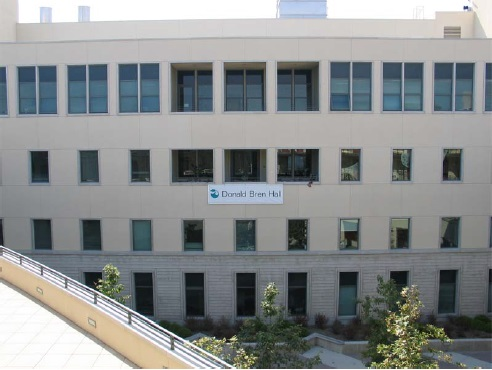
#> input picture Task1/Harris_1.jpg, 492 x 370 px
$ python HarrisCorner.py
#> lines starting #> are read from the running program, lines starting #| are printed output that depends on the picture
"""
CLAB Task-1: Harris Corner Detector
Your name (Your uniID): Jieli Zheng (u6579712)
"""

import numpy as np
import cv2


def conv2(img, conv_filter):
    # flip the filter
    f_siz_1, f_size_2 = conv_filter.shape
    conv_filter = conv_filter[range(f_siz_1 - 1, -1, -1), :][:, range(f_siz_1 - 1, -1, -1)]
    pad = (conv_filter.shape[0] - 1) // 2
    result = np.zeros((img.shape))
    img = np.pad(img, ((pad, pad), (pad, pad)), 'constant', constant_values=(0, 0))
    filter_size = conv_filter.shape[0]
    for r in np.arange(img.shape[0] - filter_size + 1):
        for c in np.arange(img.shape[1] - filter_size + 1):
            curr_region = img[r:r + filter_size, c:c + filter_size]
            curr_result = curr_region * conv_filter
            conv_sum = np.sum(curr_result)  # Summing the result of multiplication.
            result[r, c] = conv_sum  # Saving the summation in the convolution layer feature map.

    return result


def fspecial(shape=(3, 3), sigma=0.5):
    m, n = [(ss - 1.) / 2. for ss in shape]
    y, x = np.ogrid[-m:m + 1, -n:n + 1]
    h = np.exp(-(x * x + y * y) / (2. * sigma * sigma))
    h[h < np.finfo(h.dtype).eps * h.max()] = 0
    sumh = h.sum()
    if sumh != 0:
        h /= sumh
    return h


# Parameters, add more if needed
sigma = 2
thresh = 0.01

k=0.01

nms_size = 11


# Derivative masks
dx = np.array([[-1, 0, 1], [-1, 0, 1], [-1, 0, 1]])
dy = dx.transpose()
import matplotlib.pyplot as plt

bw_original = cv2.imread('Harris_1.jpg')
#> bw_original is the input picture: shape (370, 492, 3); mean B, G, R 141.3, 141.1, 137.5
bw_original = cv2.cvtColor(bw_original,cv2.COLOR_BGR2RGB)
bw = cv2.cvtColor(bw_original,cv2.COLOR_RGB2GRAY)
# bw = np.array(bw * 255, dtype=int)
# computer x and y derivatives of image
Ix = conv2(bw, dx)
Iy = conv2(bw, dy)
#> after the loop in conv2 (call 2), `for r in np.arange(img.shape[0] - filter_size + 1):`:
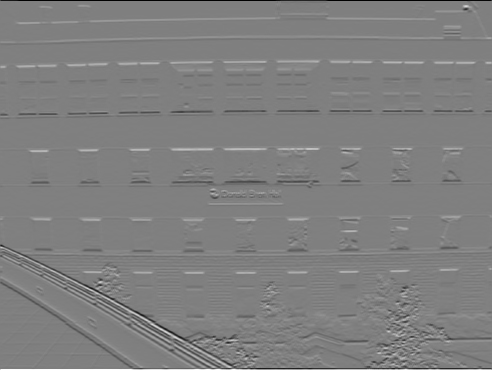
#> result: shape (370, 492) float64; min -765, max 763, mean -0.1; drawn with min black and max white

g = fspecial((max(1, np.floor(3 * sigma) * 2 + 1), max(1, np.floor(3 * sigma) * 2 + 1)), sigma)
Iy2 = conv2(np.power(Iy, 2), g)
Ix2 = conv2(np.power(Ix, 2), g)
#> after the loop in conv2 (call 4), `for r in np.arange(img.shape[0] - filter_size + 1):`:
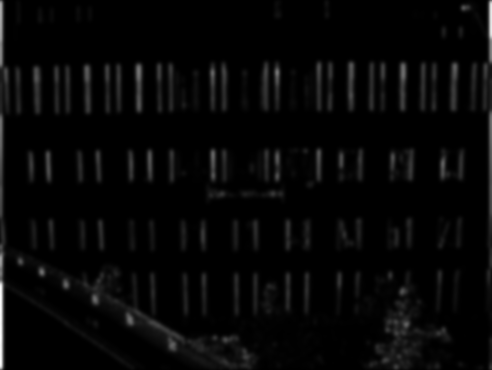
#> result: shape (370, 492) float64; min 0, max 115448.8, mean 3216.3; drawn with min black and max white
Ixy = conv2(Ix * Iy, g)
#> in conv2 (call 5), `img = np.pad(img, ((pad, pad), (pad, pad)), 'constant', constant_value..`:
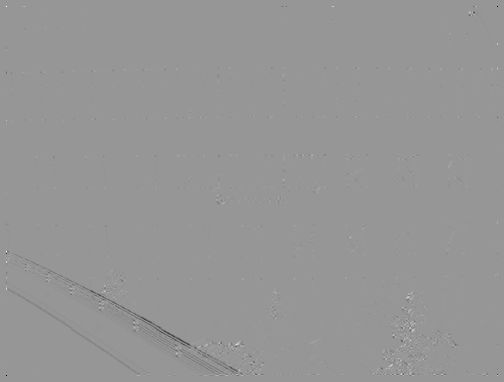
#> img: shape (382, 504) float64; min -252000, max 174723, mean -374.3; drawn with min black and max white
#> after the loop in conv2 (call 5), `for r in np.arange(img.shape[0] - filter_size + 1):`:
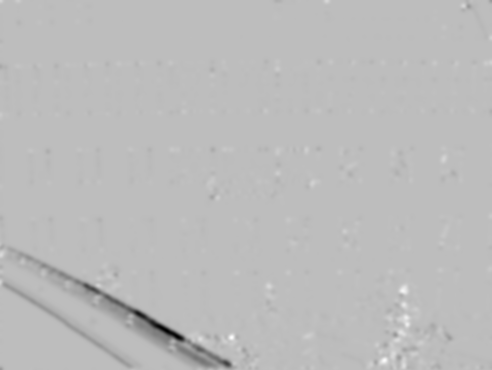
#> result: shape (370, 492) float64; min -52806.9, max 18372.8, mean -395; drawn with min black and max white

######################################################################
# Task: Compute the Harris Cornerness
######################################################################
# print(bw.shape)
# print(Ix2.shape)
# print(Iy2.shape)
# print(Ixy.shape)


def harris_corner(bw, Ix2, Iy2, Ixy, k=0.01):
    """
    harris corner detect algorithm w/o nms operations and thresholding.
    second order derivatives along x and y axis are expected.
    :param bw: the original grayscale image.
    :param Ix2: the second order derivative of the image w.r.t x axis.
    :param Iy2: the second order derivative of the image w.r.t y axis.
    :param Ixy: the second order derivative of the image w.r.t both x and y
    :param k: the empirical constant for MCR. default 0.01
    :return: measure of corner response for all pixels in the image.
    """
#> called with k = 0.01
    # measure of corner response
    R = np.zeros(bw.shape)
    # loop through all pixels
    for i, row in enumerate(bw):
        for j, pixel in enumerate(row):
            # M =[[Ix^2, Ixy] , [Ixy, Iy^2]], and its determinant and trace are shown below:
            current_determinant = Ix2[i][j]*Iy2[i][j]-2*Ixy[i][j]
            current_trace = Ix2[i][j] + Iy2[i][j]
            # measure of corner response = det(M) - k(trace(M))^2
            current_MCR = current_determinant - k*np.power(current_trace,2)
            # R > threshold to be recognized as a corner.
            # print(current_MCR.shape)
            R[i][j] = current_MCR
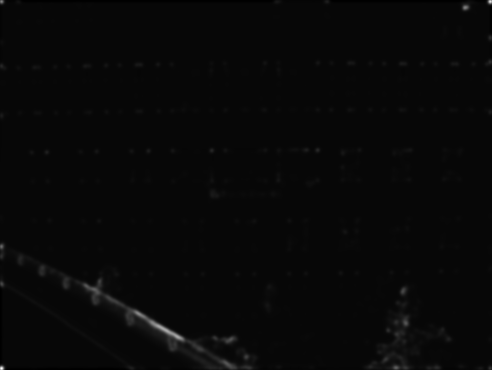
#> R: shape (370, 492) float64; min -136551305.5, max 4.38e+09, mean 20598569.4; drawn with min black and max white

    return R


R = harris_corner(bw, Ix2, Iy2, Ixy,k=k)

######################################################################
# Task: Perform non-maximum suppression and
#       thresholding, return the N corner points
#       as an Nx2 matrix of x and y coordinates
######################################################################


def nms_thresholding(R, nms_size=3, d=0.01):
    """
    Non-maximum Suppression a.w.a thresholding for MCR
    :param R: measure of corner response for a certain image.
    :param nms_size: decide how large the nms window is. odd number is expected.
    :param d: thresholding. default 0.01
    :return: the result map of the image.
    """
#> called with nms_size = 11, d = 0.01
    # the result map of the image
    ans = []
    # shift from centre pixel.
    shift = int((nms_size-1)/2)
    threshold = 0.01*np.max(R)
#> threshold = 43764087.7
    for i, row in enumerate(R):
        for j, mcr in enumerate(row):
            # firstly, mcr should pass the threshold.
            if mcr > threshold:
                # slice the window.
                upward_idx = max(i-shift,0)
                downward_idx = min(i+shift,R.shape[0])
                left_idx = max(j-shift,0)
                right_idx = min(j+shift,R.shape[1])
                # gather neighbour MCRs
                nms_neighbours = np.array(R[upward_idx:downward_idx+1, left_idx:right_idx+1]).reshape(-1,1)

                # if it's local maximum, we recognize it as a real corner.
                if (mcr >= nms_neighbours).all():
                    ans.append([j,i])
#> after the loop, ans = 220 pairs, first value 1 to 490, second value 1 to 368

    return ans


ans= nms_thresholding(R,nms_size=nms_size,d=thresh)


sample_ans = cv2.cornerHarris(bw,nms_size,3,k)
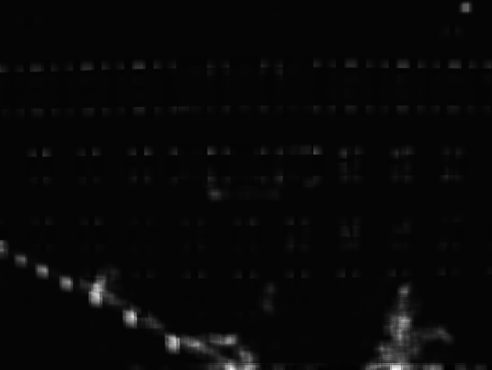
#> sample_ans: shape (370, 492) float32; min -6.59e-05, max 0.00328, mean 4.37e-05; drawn with min black and max white
sample_ans = nms_thresholding(sample_ans,nms_size=nms_size,d=thresh)
#> sample_ans = 205 pairs, first value 0 to 491, second value 6 to 369

ans = np.array(ans)
sample_ans = np.array(sample_ans)
print(f"Corner detected: {ans.shape[0]} vs {sample_ans.shape[0]}")
#| Corner detected: 220 vs 205


# plotting
plt.figure(num='Harris Corner Detection',figsize=(12,12))

plt.subplot(1,2,1)
plt.title(f"result w/ nms size={nms_size}")
plt.imshow(bw_original)
plt.plot(ans[:,0],ans[:,1],'rx')

plt.subplot(1,2,2)
plt.title(f"sample result w/ nms size={nms_size}")
plt.imshow(bw_original)
plt.plot(sample_ans[:,0],sample_ans[:,1],'rx')
plt.show()
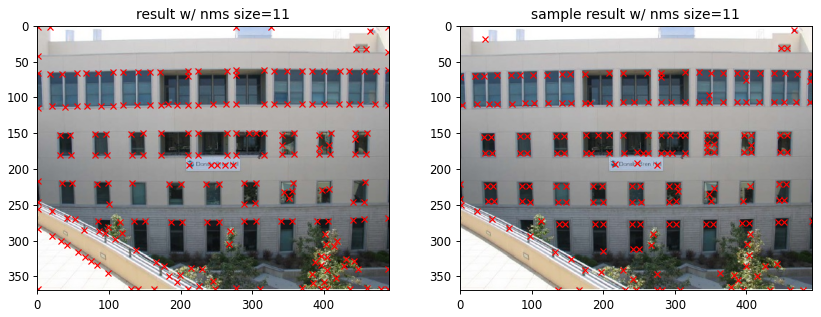
#> figure drawn by matplotlib, 2 panels

$ run again, with Task1/Harris_3.jpg copied over Task1/Harris_1.jpg
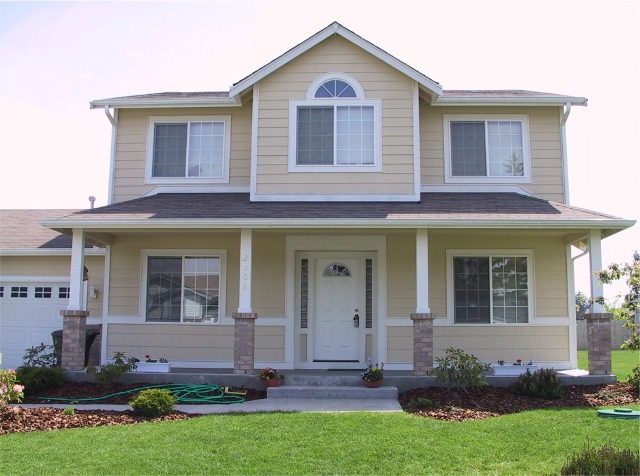
#> input picture Task1/Harris_3.jpg, 640 x 476 px
#> bw_original is the input picture: shape (476, 640, 3); mean B, G, R 150.1, 157, 155
#> img: shape (488, 652) float64
#> after the loop in conv2 (call 5), `for r in np.arange(img.shape[0] - filter_size + 1):`:
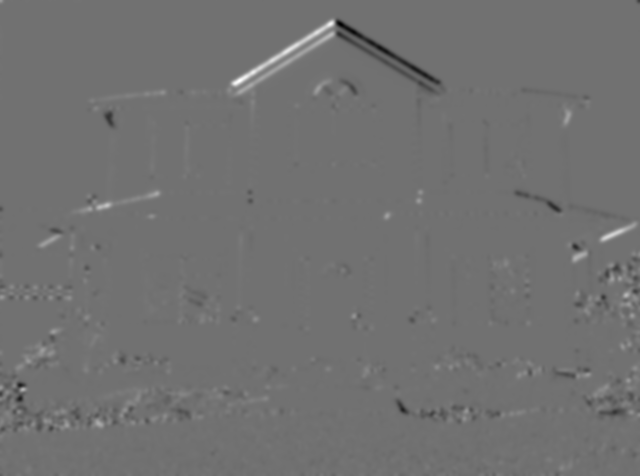
#> result: shape (476, 640) float64; min -21586.9, max 26947, mean 30; drawn with min black and max white
#> threshold = 42494002.4
#> after the loop in nms_thresholding, `for i, row in enumerate(R):`: ans = 261 pairs, first value 1 to 638, second value 1 to 474
#> `sample_ans = nms_thresholding(sample_ans,nms_size=nms_size,d=thresh)`: sample_ans = 207 pairs, first value 0 to 639, second value 25 to 475
#| Corner detected: 261 vs 207
#> `plt.show()`:
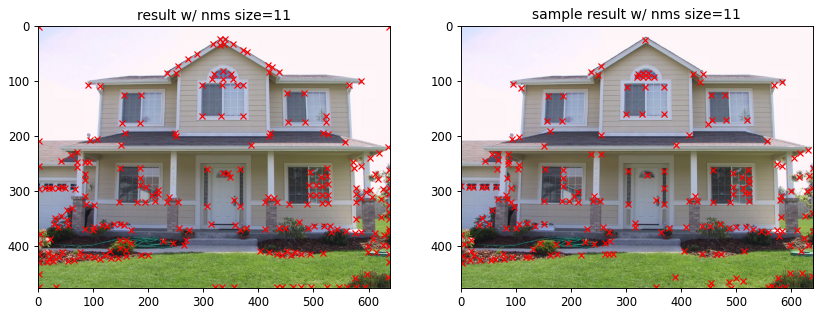
#> figure drawn by matplotlib, 2 panels

$ run again, with Task1/Harris_4.jpg copied over Task1/Harris_1.jpg
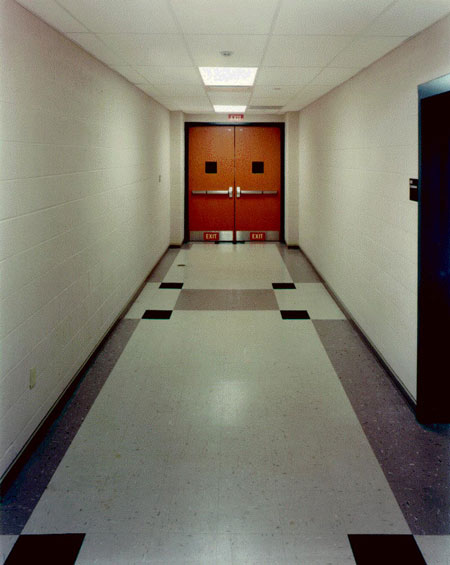
#> input picture Task1/Harris_4.jpg, 450 x 565 px
#> bw_original is the input picture: shape (565, 450, 3); mean B, G, R 109.2, 122.4, 126.5
#> img: shape (577, 462) float64
#> after the loop in conv2 (call 5), `for r in np.arange(img.shape[0] - filter_size + 1):`:
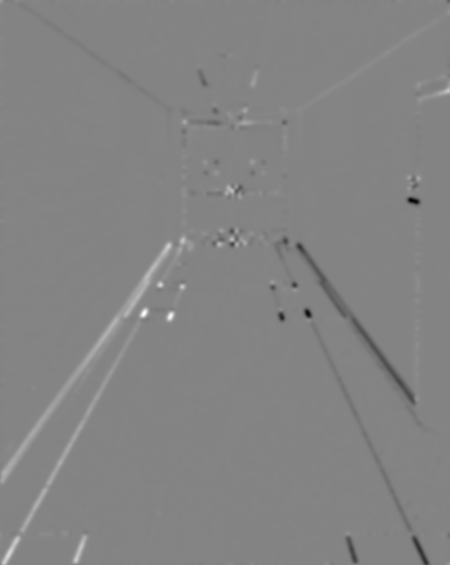
#> result: shape (565, 450) float64; min -18711.1, max 17439.6, mean 17.7; drawn with min black and max white
#> threshold = 16793986.4
#> after the loop in nms_thresholding, `for i, row in enumerate(R):`: ans = 105 pairs, first value 1 to 448, second value 1 to 563
#> `sample_ans = nms_thresholding(sample_ans,nms_size=nms_size,d=thresh)`: sample_ans = 44 pairs, first value 0 to 422, second value 71 to 564
#| Corner detected: 105 vs 44
#> `plt.show()`:
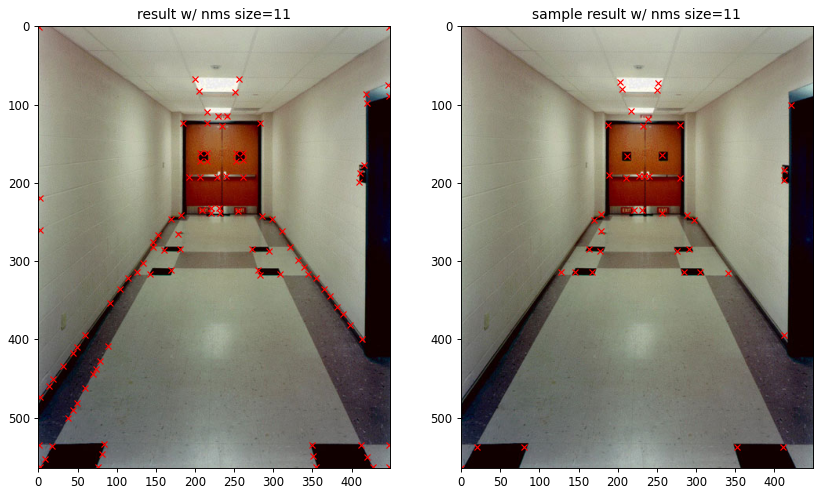
#> figure drawn by matplotlib, 2 panels
